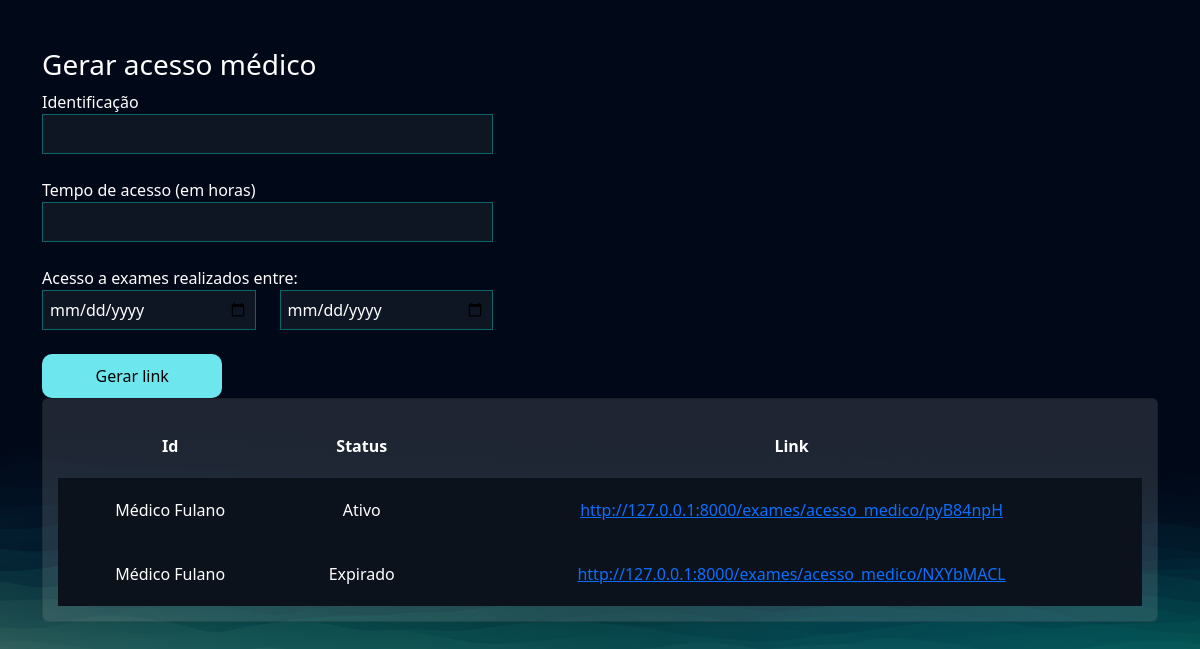
Screenshot of /exames/gerar_acesso_medico/ (signed in) with the database file from the repository.
### exames/models.py (models this page shows, shortened)
class AcessoMedico(models.Model):
    usuario = models.ForeignKey(User, on_delete=models.DO_NOTHING)
    identificacao = models.CharField(max_length=50)
    tempo_de_acesso = models.IntegerField() # Em horas
    criado_em = models.DateTimeField()
    data_exames_iniciais = models.DateField()
    data_exames_finais = models.DateField()
    token = models.CharField(max_length=20, null=True, blank=True)
    @property
    def status(self):
        return 'Expirado' if timezone.now() > (self.criado_em + timedelta(hours=self.tempo_de_acesso)) else 'Ativo'
    @property
    def url(self):
        return f'http://127.0.0.1:8000/exames/acesso_medico/{self.token}'

### exames/views.py (the view, shortened to what this page needs)
# urls.py: path('gerar_acesso_medico/', views.gerar_acesso_medico, name="gerar_acesso_medico"),
@login_required
def gerar_acesso_medico(request):
    if request.method == "GET":
        acessos_medicos = AcessoMedico.objects.filter(usuario=request.user)
        return render(request, 'gerar_acesso_medico.html', {'acessos_medicos':acessos_medicos})

### exames/templates/gerar_acesso_medico.html (shortened to what this page needs)
{% extends "bases/base.html" %}
{% load static %}
{% block 'head' %}
    <link href="{% static 'exames/css/css.css' %}" rel="stylesheet">
    <link href="{% static 'exames/css/gerenciar_pedidos.css' %}" rel="stylesheet">
{% endblock 'head' %}
{% block 'conteudo' %}
    <br>
    <br>
    <div class="container">
        <div class="row">
            <div class="col-md-5">
                <h3>Gerar acesso médico</h3>
                <form action="{% url "gerar_acesso_medico" %}" method="POST">{% csrf_token %}
                    <label for="">Identificação</label>
                    <br>
                    <input style="width: 100%" type="text" name="identificacao" id="" class="input-default">
                    <br>
                    <br>
                    <label for="">Tempo de acesso (em horas)</label>
                    <br>
                    <input style="width: 100%" type="number" name="tempo_de_acesso" id="" class="input-default">
                    <br>
                    <br>
                    <div class="row">
                        <label for="">Acesso a exames realizados entre:</label>
                        <div class="col-md">
                            <input style="width: 100%" type="date" name="data_exame_inicial" id="" class="input-default">
                        </div>
                        <div class="col-md">
                            <input style="width: 100%" type="date" name="data_exame_final" id="" class="input-default">
                            <br>
                            <br>
                        </div>
                    </div>
                    <input style="width: 40%" type="submit" class="btn-default" value="Gerar link">
                </form>
            </div>
            <div class="col-md">
                <div class="card">
                    <table style="text-align: center">
                        <tr>
                          <th>Id</th>
                          <th>Status</th>
                          <th>Link</th>
                        </tr>
                        {% for acesso in acessos_medicos %}
                            <tr class="linha-tabela">
                                <td>{{acesso.identificacao}}</td>
                                <td>{{acesso.status}}</td>
                                <td><a href="{{acesso.url}}">{{acesso.url}}</a></td>
                            </tr>
                        {% endfor %}
                    </table>
                </div>
            </div>
        </div>
    </div>
{% endblock 'conteudo' %}

### templates/static/geral/css/base.css (style rules this page uses)
:root { --main-color: #151C34; --dark-color: #0C121C ; --light-color: #6DE6EE; --contrast-color: #f4c96b; --differential-color: #066668; }
* { color: white }
.input-default { background-color: rgba(255,255,255,0.05); border: 1px solid var(--differential-color); padding: 7px; width: 50%; }
.btn-default { background-color: var(--light-color); color: black; width: 15%; padding: 10px; border: none; border-radius: 10px; }

### templates/static/exames/css/css.css (style rules this page uses)
body { background-image: url('/static/geral/img/bg2.png'); background-size: cover; }
.card { background-color: rgba(217, 217, 217, .14); color: white; padding: 15px; }

### templates/static/exames/css/gerenciar_pedidos.css (style rules this page uses)
.linha-tabela { background-color: var(--dark-color); height: 20px; }
td, th { padding: 20px; }

### rows the page displays
AcessoMedico: identificacao "Médico Fulano", status "Ativo", url "http://127.0.0.1:8000/exames/acesso_medico/pyB84npH"
AcessoMedico: identificacao "Médico Fulano", status "Expirado", url "http://127.0.0.1:8000/exames/acesso_medico/NXYbMACL"
